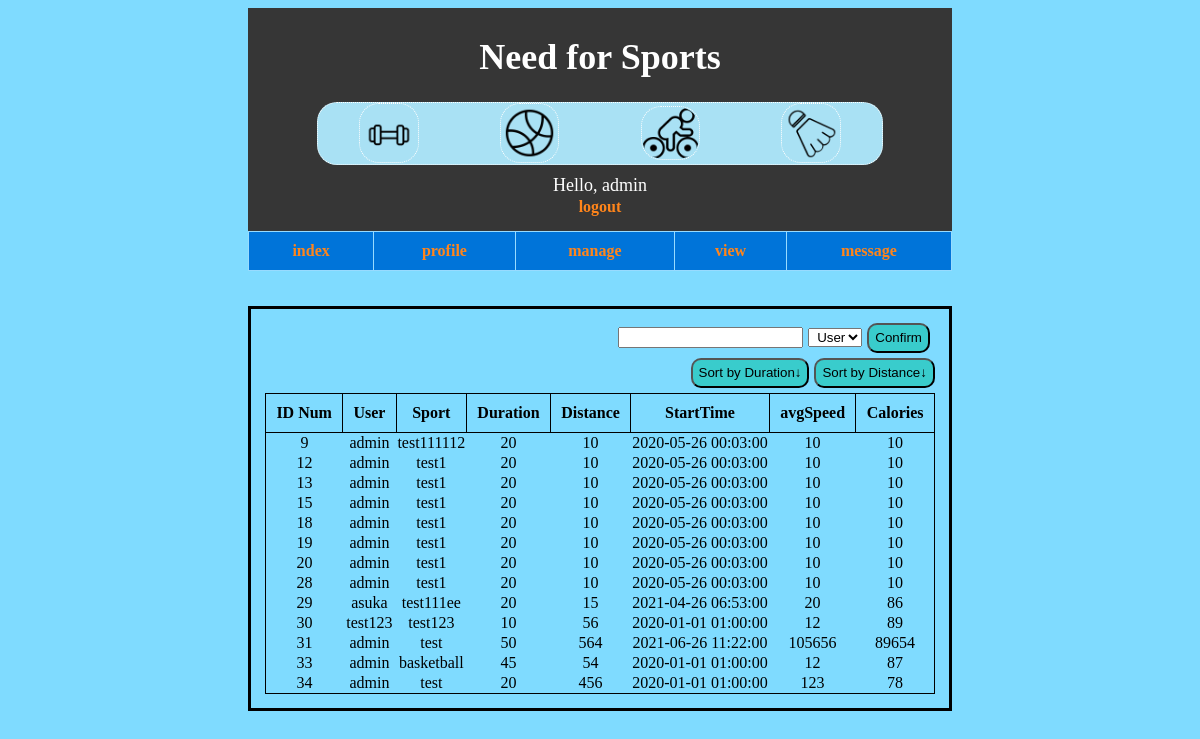
Page /view.php (signed in) on the earlier database version.
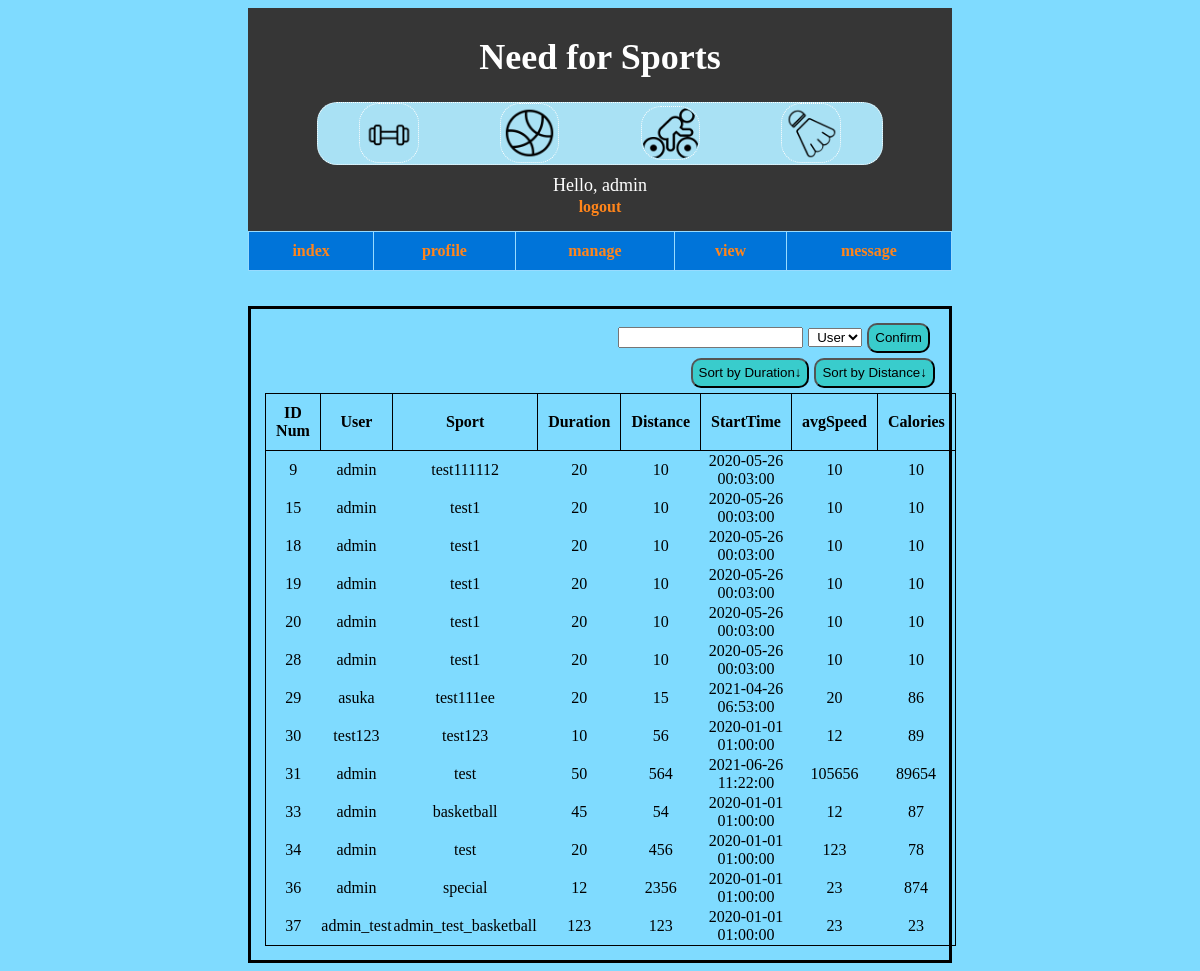
Same page on the later database version.
### tables this page shows
CREATE TABLE `sport_record` (
  `id` int(255) NOT NULL,
  `username` varchar(200) NOT NULL,
  `sport_type` varchar(200) NOT NULL,
  `start_time` datetime DEFAULT NULL,
  `duration` int(200) DEFAULT NULL,
  `distance` int(200) DEFAULT NULL,
  `average_speed` int(200) DEFAULT NULL,
  `calories` int(200) DEFAULT NULL,
  `share` tinyint(1) DEFAULT NULL
);

### parts/view.php (the view, shortened to what this page needs)
<?php
$sql_view = "SELECT * FROM sport_record WHERE share = 1";
if (isset($_REQUEST['sort_by_duration'])) {
    $keyword = 'duration';
    $result = my_sort($mysqli, $keyword);
} elseif (isset($_REQUEST['sort_by_distance'])) {
    $keyword = 'distance';
    $result = my_sort($mysqli, $keyword);
} else {
    if (!$result = $mysqli->query($sql_view)) {
        echo "Error <br>";
        echo $sql_view;
    }
}
echo "<div style=\"border: solid;text-align: center;margin-top:5%;padding-left: 2%;padding-right: 2%; padding-top: 2%; padding-bottom: 2%\">";
echo "<form style='text-align: right; margin-right: 5px' action = 'view.php' method = 'post'>";
echo "<input style='text-align: right; margin-right: 5px' type='text' name='type'>";
echo "<select style='text-align: right; margin-right: 5px' name='filter' id = 'filter'>";
echo "<option name = 'user' value = 'user'>User</option>";
echo "</select>";
echo "<button class='btn' style='text-align: right' type=\"submit\" name=\"confirm\">Confirm</button>";
echo "</form>";
echo "<form action = 'view.php' method = 'post' style='text-align: right; margin-top: 5px'>";
echo "<button class='btn'  style='margin-right: 5px' type=\"submit\" name=\"sort_by_duration\">Sort by Duration↓</button>";
echo "<button class='btn'  type=\"submit\" name=\"sort_by_distance\">Sort by Distance↓</button>";
echo "</form>";
echo "<table style='margin-top: 5px'>";
echo "   <tr>";
echo "       <th>ID Num</th>";
echo "       <th>User</th>";
echo "       <th>Sport</th>";
echo "       <th>Duration</th>";
echo "       <th>Distance</th>";
echo "       <th>StartTime</th>";
echo "       <th>avgSpeed</th>";
echo "       <th>Calories</th>";
echo "   </tr>";
while ($row = $result->fetch_assoc()) {
    $id = $row['id'];
    $user = $row['username'];
    $sport_type = $row['sport_type'];
    $start_time = $row['start_time'];
    $duration = $row['duration'];
    $distance = $row['distance'];
    $average_speed = $row['average_speed'];
    $calories = $row['calories'];
    echo "<tr>";
    echo "<td>$id</td>";
    echo "<td>$user</td>";
    echo "<td>$sport_type</td>";
    echo "<td>$duration</td>";
    echo "<td>$distance</td>";
    echo "<td>$start_time</td>";
    echo "<td>$average_speed</td>";
    echo "<td>$calories</td>";
    echo "</tr>";
}
echo "</div>";

### parts/pageTop.php (shortened to what this page needs)
<?php
$username = $_SESSION['username'];
$runsql = "SELECT * FROM sportsheader";
if (!$result = $mysqli->query($runsql)) {
    echo "Error";
}
$titles = array();
$images = array();
while ($row = $result->fetch_assoc()) {
    $title = $row['title'];
    $image = $row['image'];
    $titles[] = $title;
    $images[] = $image;
}
$title = "Need for Sports";
function displayHeadImg($titles, $images)
{
    echo "<section id = \"headsection\">";
    for ($i = 0; $i < count($titles); $i++) {
        echo "<img class = \"Imgtest_title\" src = \"$images[$i].png\">";
    }
    echo "</section>";
}
echo "<header style='padding-bottom: 2%'>";
echo "<div style='padding-top: .5%'>";
echo "<h1>$title</h1>";
echo "</div>";
displayHeadImg($titles, $images);
echo "<div style='margin-top: 10px'>";
if (isset($username)) {
    echo "Hello, $username<br>";
    echo "<a href='logout.php'>logout</a>";
}
echo "</div>";
echo "</header>";

### parts/pageNav.php
<?php
function showNav($titles)
{
    echo "<nav>";
    echo "<table>";
    echo "<div class = \"nav_bar\">";
    for ($i = 0; $i < count($titles); $i++) {
        echo "<th><a href=\"$titles[$i].php\">$titles[$i]</a></th>";
    }
    echo "</div>";
    echo "</table>";
    echo "</nav>";
}
showNav($titles_nav);

Differences in the rows shown:
removed sport_record: id "12", username "admin", sport_type "test1", duration "20", distance "10", start_time "2020-05-26 00:03:00", average_speed "10", calories "10"
removed sport_record: id "13", username "admin", sport_type "test1", duration "20", distance "10", start_time "2020-05-26 00:03:00", average_speed "10", calories "10"
added sport_record: id "36", username "admin", sport_type "special", duration "12", distance "2356", start_time "2020-01-01 01:00:00", average_speed "23", calories "874"
added sport_record: id "37", username "admin_test", sport_type "admin_test_basketball", duration "123", distance "123", start_time "2020-01-01 01:00:00", average_speed "23", calories "23"
